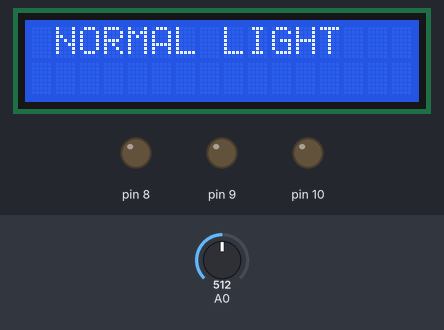
Recording of a sketch running on a simulated Arduino Uno, built with avr-gcc and run on an emulated ATmega328P. On the bench: 16×2 character LCD, output pins drawn as LEDs (lit = HIGH). The inputs (shaded band) are chosen by the test bench; at power-on: A0 = 512.

Above: at 2.2 s.
2.3 s: A0 set to 460
3.8 s: A0 set to 425
At 4.1 s:
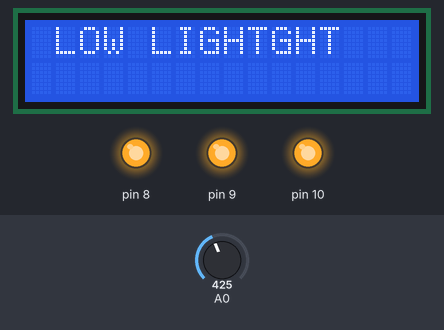
5.3 s: A0 set to 511
At 6.5 s:
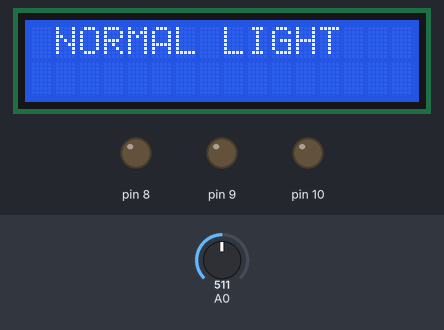
6.8 s: A0 set to 306
At 7.7 s:
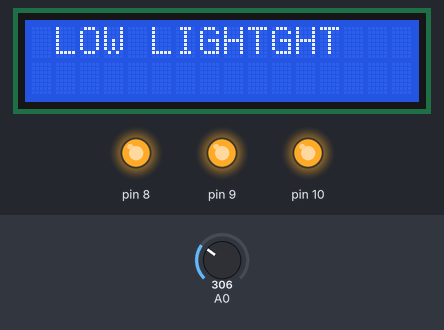
Timing chart, 0 to 9.3 s (numbered marks = the images above; inputs shaded):
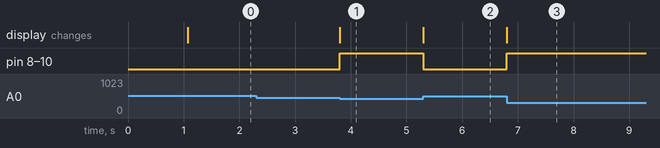

The sketch:

smart_street_light.ino
```cpp
// Create arduino based IOT project for smart street light.

#include <LiquidCrystal.h>
int a, b, c;
LiquidCrystal lcd(12, 11, 5, 4, 3, 2);
void setup()
{
 pinMode(8, OUTPUT);
 pinMode(9, OUTPUT);
 pinMode(10, OUTPUT);
 lcd.clear();
 lcd.begin(16, 2);
 lcd.setCursor(1, 0);
 lcd.print("Street Light");
 lcd.setCursor(1, 1);
 lcd.print("Project");
 delay(1000);
 lcd.clear();
}
void loop()
{
 a = analogRead(A0);
 b = map(a, 0, 1023, 0, 255);
 if (b > 110)
 {
 lcd.setCursor(1, 0);
 lcd.print("NORMAL LIGHT");
 digitalWrite(8, LOW);
 digitalWrite(9, LOW);
 digitalWrite(10, LOW);
 }
 if (b < 110)
 {
 lcd.setCursor(1, 0);
 lcd.print("LOW LIGHT");
 digitalWrite(8, HIGH);
 digitalWrite(9, HIGH);
 digitalWrite(10, HIGH);
 }
}
```

Measured:
- the behaviour switches between 442 and 441 on A0 (found by bisection; images 0 and 1)
- after the input at 2.3 s, every drawn part: stays the same
- after the input at 3.8 s, pin 8–10: LOW → HIGH at once; the display: changes at once (image 1)
- after the input at 5.3 s, pin 8–10: HIGH → LOW at once; the display: changes at once (image 2)
- after the input at 6.8 s, pin 8–10: LOW → HIGH at once; the display: changes at once (image 3)
